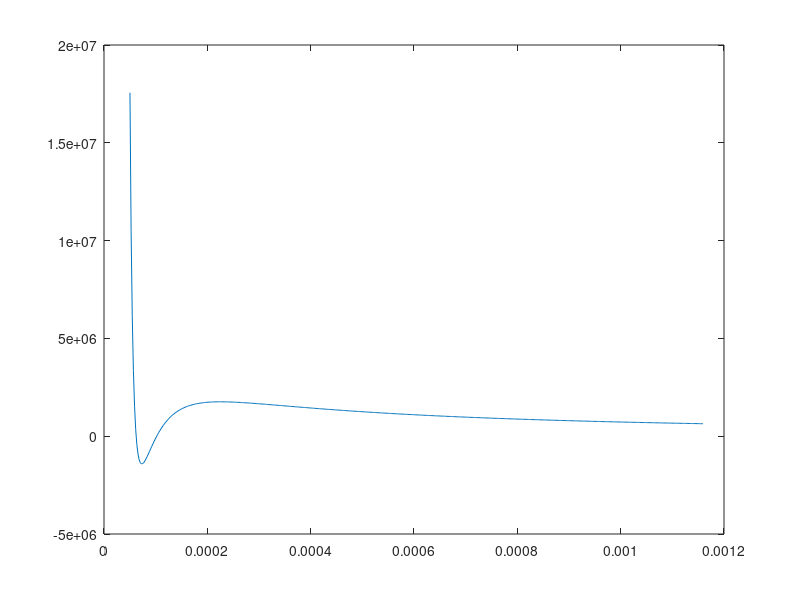

Write MATLAB code to recreate this figure. (Note: this script raises an error after producing the figure.)
% FTF140/FYP300 Termodynamik och statistisk mekanik, 2020
% Inlämningsuppgifter I2, Uppgift 3 (c)
global k a b N P V
k = 1.38064852e-23; % Boltzmann constant
a = 1.370 * 2.7577e-49; b = 0.0387 * 1.6640e-27;
N = 6e23;

% Values at the critical point
Vc = 3 * N * b;
Pc = 1/27 * a / b^2;
Tc = 1/k * 8/27 * a/b;

P = @(V, T) N * k * T ./ (V - N * b) - a * N^2 ./  V.^2;
V = linspace(1.3 * N * b, 10 * Vc, 500);

%% Plot the isotherm
figure
T = 100;
plot(V, P(V, T))

%% Plot phase diagram
figure
T = linspace(82, Tc, 300);
plot(T, arrayfun(@getPv, T))
title('Phase diagram for N_2')
xlabel('Temperature [K]'), ylabel('Pressure [Pa]')
annotation('textbox', ...
    [0.3 0.7 0.04 0.03], ...
    'String', 'Vätska', 'FitBoxToText', 'on');
annotation('textbox', ...
    [0.6 0.4 0.03 0.03], ...
    'String', 'Gas', 'FitBoxToText', 'on');

function A = getArea(Pv, T)
    % Returns the area of the Maxwell construction.
    global k a b N P
    r = sort(roots([Pv, -N * (k * T + b * Pv), a * N^2, -a * b * N^3]));
    Vmin = r(1); Vmax = r(3);
    A = integral(@(V) P(V, T) - Pv, Vmin, Vmax);
end

function Pv = getPv(T)
    % Returns the vapor pressure as a function of temperature.
    global P V
    Ps = P(V, T);
    Pmin = min(Ps); Pmax = max(Ps);
    
    Pv = fminbnd(@(Pv) abs(getArea(Pv, T)), Pmin, Pmax);
end